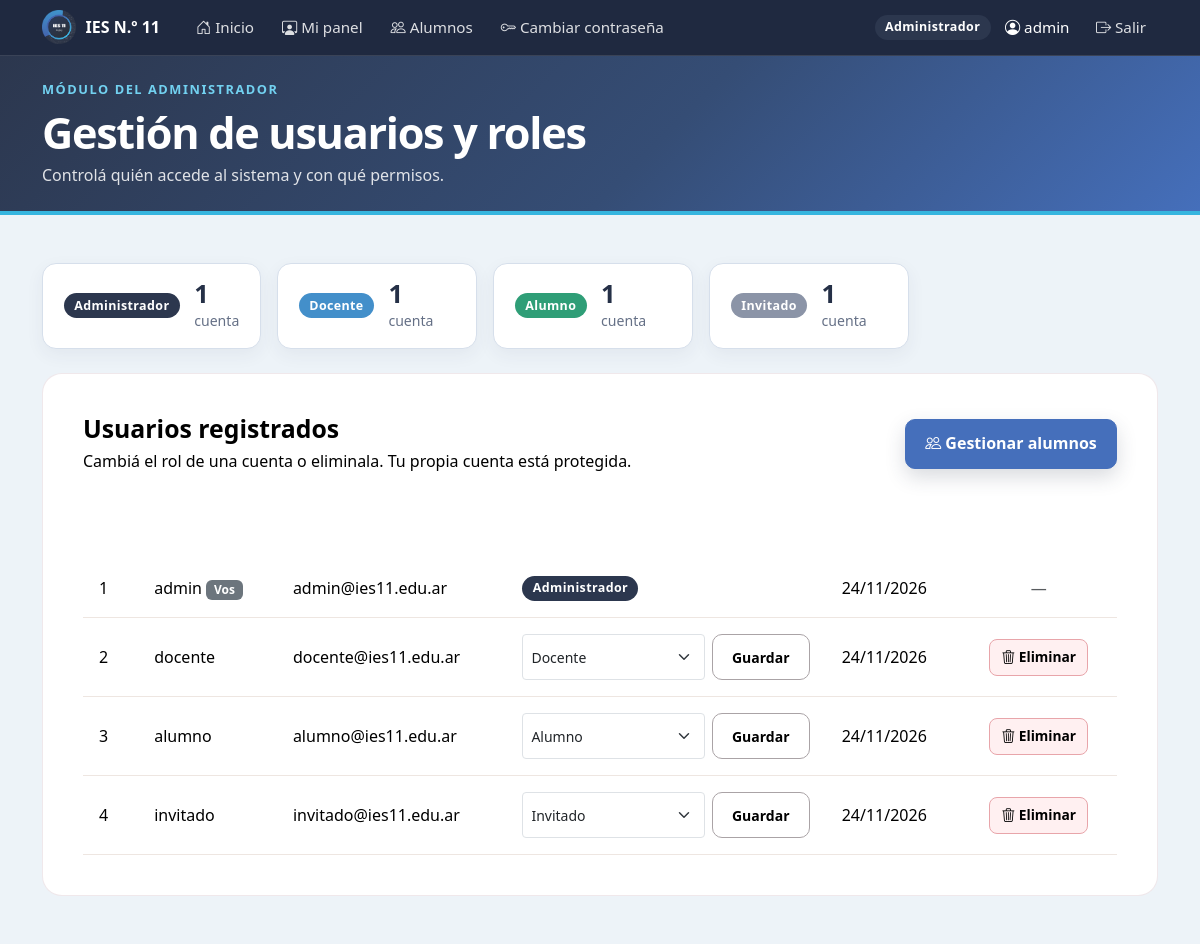
Page /roles/administrador.php (signed in) on the committed database.
### tables this page shows
CREATE TABLE `usuarios` (
  `id` int(11) NOT NULL,
  `usuario` varchar(50) NOT NULL,
  `email` varchar(120) NOT NULL,
  `password` varchar(255) NOT NULL,
  `rol` enum('Administrador','Docente','Alumno','Invitado') NOT NULL DEFAULT 'Invitado',
  `fecha_registro` timestamp NOT NULL DEFAULT current_timestamp()
);

### includes/verificar_sesion.php (called while the page is built, shortened)
<?php
function esc($valor): string
{
    return htmlspecialchars(
        (string) $valor,
        ENT_QUOTES,
        "UTF-8"
    );
}

### roles/administrador.php (the view, shortened to what this page needs)
<?php
require_once __DIR__ . "/../includes/verificar_rol.php";
$rolesValidos = ["Administrador", "Docente", "Alumno", "Invitado"];
$miId = (int) $_SESSION["usuario_id"];
$usuarios = $conexion->query(
    "SELECT id, usuario, email, rol, fecha_registro
     FROM usuarios
     ORDER BY id ASC"
)->fetchAll();
$porRol = array_fill_keys($rolesValidos, 0);
foreach ($usuarios as $u) {
    if (isset($porRol[$u["rol"]])) {
        $porRol[$u["rol"]]++;
    }
}
?>
<!DOCTYPE html>
<html lang="es">
<head>
    <link
        href="https://cdn.jsdelivr.net/npm/bootstrap@5.3.3/dist/css/bootstrap.min.css"
        rel="stylesheet"
    >
    <link
        href="https://cdn.jsdelivr.net/npm/bootstrap-icons@1.11.3/font/bootstrap-icons.css"
        rel="stylesheet"
    >
    <link rel="stylesheet" href="../assets/css/estilos.css">
</head>
<body>
    <?php require __DIR__ . "/../includes/navbar.php"; ?>
    <header class="encabezado">
        <div class="container py-4">
            <p class="etiqueta mb-2">Módulo del Administrador</p>
            <h1 class="mb-1">Gestión de usuarios y roles</h1>
            <p class="mb-0">
                Controlá quién accede al sistema y con qué permisos.
            </p>
        </div>
    </header>
    <main class="container py-5">
        <section class="fila-metricas mb-4">
            <?php foreach ($porRol as $nombreRol => $cantidad): ?>
                <div class="metrica">
                    <span class="insignia-rol insignia-<?= esc(strtolower($nombreRol)) ?>">
                        <?= esc($nombreRol) ?>
                    </span>
                    <div>
                        <strong><?= $cantidad ?></strong>
                        <span>cuenta<?= $cantidad === 1 ? "" : "s" ?></span>
                    </div>
                </div>
            <?php endforeach; ?>
        </section>
        <section class="tarjeta-principal">
            <div class="cabecera-listado">
                <div>
                    <h2>Usuarios registrados</h2>
                    <p>
                        Cambiá el rol de una cuenta o eliminala.
                        Tu propia cuenta está protegida.
                    </p>
                </div>
                <a href="../index.php" class="btn boton-principal">
                    <i class="bi bi-people"></i>
                    Gestionar alumnos
                </a>
            </div>
            <div class="table-responsive">
                <table class="table tabla-alumnos align-middle">
                    <thead>
                        <tr>
                            <th>ID</th>
                            <th>Usuario</th>
                            <th>Correo electrónico</th>
                            <th>Rol</th>
                            <th>Registro</th>
                            <th class="text-center">Acciones</th>
                        </tr>
                    </thead>
                    <tbody>
                    <?php foreach ($usuarios as $u): ?>
                        <?php $esMiCuenta = ((int) $u["id"] === $miId); ?>
                        <tr>
                            <td><?= esc($u["id"]) ?></td>
                            <td>
                                <?= esc($u["usuario"]) ?>
                                <?php if ($esMiCuenta): ?>
                                    <span class="badge text-bg-secondary">Vos</span>
                                <?php endif; ?>
                            </td>
                            <td><?= esc($u["email"]) ?></td>
                            <td>
                                <?php if ($esMiCuenta): ?>
                                    <span class="insignia-rol insignia-<?= esc(strtolower($u["rol"])) ?>">
                                        <?= esc($u["rol"]) ?>
                                    </span>
                                <?php else: ?>
                                    <form
                                        method="POST"
                                        class="form-cambiar-rol"
                                    >
                                        <select
                                            name="rol"
                                            class="form-select form-select-sm"
                                            aria-label="Rol de <?= esc($u["usuario"]) ?>"
                                        >
                                            <?php foreach ($rolesValidos as $r): ?>
                                                <option
                                                    value="<?= esc($r) ?>"
                                                    <?= $u["rol"] === $r ? "selected" : "" ?>
                                                >
                                                    <?= esc($r) ?>
                                                </option>
                                            <?php endforeach; ?>
                                        </select>
                                        <button
                                            type="submit"
                                            class="btn btn-sm boton-secundario"
                                        >
                                            Guardar
                                        </button>
                                    </form>
                                <?php endif; ?>
                            </td>
                            <td>
                                <?= esc(date("d/m/Y", strtotime($u["fecha_registro"]))) ?>
                            </td>
                            <td class="text-center">
                                <?php if (!$esMiCuenta): ?>
                                    <form
                                        method="POST"
                                        onsubmit="return confirm('¿Eliminar a este usuario? Esta acción no se puede deshacer.');"
                                    >
                                        <button
                                            type="submit"
                                            class="btn boton-eliminar"
                                        >
                                            <i class="bi bi-trash3"></i>
                                            Eliminar
                                        </button>
                                    </form>
                                <?php else: ?>
                                    <span class="text-muted">—</span>
                                <?php endif; ?>
                            </td>
                        </tr>
                    <?php endforeach; ?>
                    </tbody>
                </table>
            </div>
        </section>
    </main>
</body>
</html>

### rows in the picture
usuarios: id "1", usuario "admin", shows "Vos", email "admin@ies11.edu.ar", rol "Administrador", fecha_registro "24/11/2026"
usuarios: id "2", usuario "docente", email "docente@ies11.edu.ar", fecha_registro "24/11/2026"
usuarios: id "3", usuario "alumno", email "alumno@ies11.edu.ar", fecha_registro "24/11/2026"
usuarios: id "4", usuario "invitado", email "invitado@ies11.edu.ar", fecha_registro "24/11/2026"

### other values in the picture
$rolActual "Administrador"
$_SESSION["usuario"] "admin"
$nombreRol "Administrador"
$nombreRol "Docente"
$nombreRol "Alumno"
$nombreRol "Invitado"
form field rol "Docente"
form field rol "Alumno"
form field rol "Invitado"
